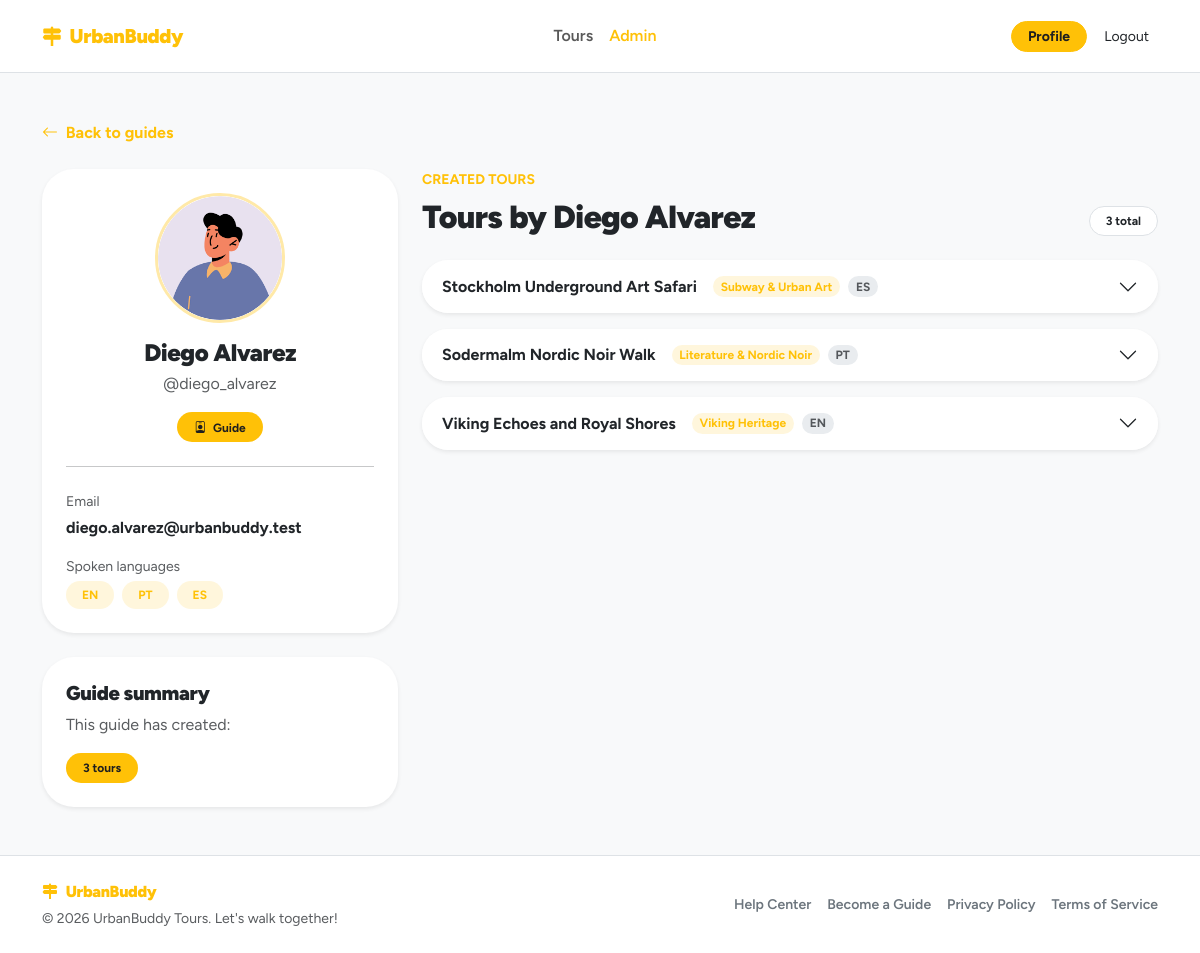
The app's page /admin/guides/demo-guide-diego (signed in) with its own data.
### tables this page shows
CREATE TABLE "users" (
	"id"	TEXT,
	"email"	TEXT NOT NULL UNIQUE,
	"password_hash"	TEXT NOT NULL,
	"first_name"	TEXT NOT NULL,
	"last_name"	TEXT NOT NULL,
	"username"	TEXT NOT NULL,
	"role"	BLOB NOT NULL CHECK("role" IN ('guide', 'participant', 'admin')),
	"created_at"	TEXT DEFAULT CURRENT_TIMESTAMP,
	"updated_at"	TEXT DEFAULT CURRENT_TIMESTAMP,
	"profile_photo"	TEXT,
	PRIMARY KEY("id")
);

CREATE TABLE tours (
    id TEXT PRIMARY KEY,  -- UUID
    guide_id TEXT NOT NULL, -- FK verso UUID
    theme_id INTEGER NOT NULL,
    language_id INTEGER NOT NULL,
    title TEXT NOT NULL,
    description TEXT NOT NULL,
    meeting_point TEXT NOT NULL,
    duration INTEGER NOT NULL,
    max_participants INTEGER NOT NULL,
    is_deleted INTEGER DEFAULT 0 CHECK(is_deleted IN (0, 1)),
    created_at TEXT DEFAULT CURRENT_TIMESTAMP,
    updated_at TEXT DEFAULT CURRENT_TIMESTAMP,
    FOREIGN KEY (guide_id) REFERENCES users(id) ON DELETE CASCADE,
    FOREIGN KEY (theme_id) REFERENCES themes(id) ON DELETE RESTRICT,
    FOREIGN KEY (language_id) REFERENCES languages(id) ON DELETE RESTRICT
);

CREATE TABLE themes (
    id INTEGER PRIMARY KEY AUTOINCREMENT, -- Manteniamo autoincrement (Tabella di dominio)
    name TEXT UNIQUE NOT NULL,
	slug TEXT UNIQUE NOT NULL,
    icon TEXT,
    created_at TEXT DEFAULT CURRENT_TIMESTAMP
, primary_color TEXT DEFAULT '#ffc107');

### app/admin/routes.py (the view)
@admin_bp.route("/guides/<guide_id>")
@login_required
def guide_detail(guide_id):
    require_admin()
    page_data = build_admin_guide_detail_page_data(guide_id)
    return render_template(
        "admin/guide_detail.html",
        **page_data,
    )

### app/admin/utils.py (called while the page is built)
def require_admin():
    if current_user.role != "admin":
        abort(403)

def get_user_full_name(user):
    full_name = f"{user.first_name} {user.last_name}".strip()
    if full_name:
        return full_name
    if user.username:
        return user.username
    return user.email

def build_language_labels(languages):
    labels = []
    for language in languages:
        labels.append(get_language_label(language))
    return labels

def get_guide_or_404(guide_id):
    guide = UsersDAO.get_user_by_id(guide_id)
    if guide is None:
        abort(404)
    if guide.role != "guide":
        abort(404)
    return guide

def build_schedule_label(slots):
    if not slots:
        return "No schedule"
    parts = []
    for slot in slots:
        day_label = format_weekday(slot.day_of_week)
        start_time = normalize_time(slot.start_time) or "Time not specified"
        parts.append(f"{day_label} at {start_time}")
    return " · ".join(parts)

def build_stop_items(stops):
    stop_items = []
    for stop in stops:
        stop_items.append({
            "name": stop.stop_name,
            "description": stop.description,
            "order": stop.stop_order,
        })
    return stop_items

def build_admin_guide_profile(guide):
    languages = LanguagesDAO.list_languages_by_guide(guide.id)
    return {
        "id": guide.id,
        "first_name": guide.first_name,
        "last_name": guide.last_name,
        "username": guide.username,
        "email": guide.email,
        "profile_photo": guide.profile_photo,
        "full_name": get_user_full_name(guide),
        "languages": build_language_labels(languages),
    }

def build_admin_guide_detail_page_data(guide_id):
    guide = get_guide_or_404(guide_id)
    tours = ToursDAO.list_tours_by_guide(guide.id)
    tour_items = []
    for tour in tours:
        tour_items.append(build_admin_tour_item(tour))
    return {
        "city_name": CITY_NAME,
        "guide": build_admin_guide_profile(guide),
        "tours": tour_items,
        "tours_count": len(tour_items),
    }

### app/auth/dao.py (called while the page is built)
    @staticmethod
    def _get_guide_language_ids(guide_id: str):
        db = get_db()
        rows = db.execute(
            """
            SELECT language_id
            FROM guide_languages
            WHERE guide_id = ?
            """,
            (guide_id,)
        ).fetchall()
        return [row["language_id"] for row in rows]

### app/auth/routes.py (called while the page is built)
@login_manager.user_loader
def load_user(user_id):
    return UsersDAO.get_user_by_id(user_id)

### app/templates/admin/guide_detail.html (shortened to what this page needs)
{% extends "base.html" %}
{% block content %}
<section class="py-5">
    <div class="container">
        <nav class="mb-4">
            <a href="{{ url_for('admin.guides') }}" class="text-decoration-none fw-bold ub-link">
                <i class="bi bi-arrow-left me-1"></i>
                Back to guides
            </a>
        </nav>
        <div class="row g-4 align-items-start">
            <aside class="col-lg-4">
                <div class="sticky-aside">
                    <article class="card border-0 shadow-sm rounded-5 mb-4">
                        <div class="card-body p-4 text-center">
                            {% if guide.profile_photo %}
                                <img
                                    src="{{ url_for('static', filename='uploads/pics/' ~ guide.profile_photo) }}"
                                    alt="{{ guide.full_name }}"
                                    class="rounded-circle object-fit-cover border border-3 ub-border mb-3"
                                    style="width: 130px; height: 130px;"
                                >
                            {% else %}
                                <span class="ub-icon-soft ub-icon-lg fs-3 mb-3">
                                    <i class="bi bi-person"></i>
                                </span>
                            {% endif %}
                            <h1 class="h4 fw-black mb-1">
                                {{ guide.full_name }}
                            </h1>
                            <p class="text-body-secondary mb-3">
                                @{{ guide.username }}
                            </p>
                            <span class="badge rounded-pill ub-badge px-3 py-2">
                                <i class="bi bi-person-badge me-1"></i>
                                Guide
                            </span>
                            <hr class="my-4">
                            <div class="text-start">
                                <p class="small text-body-secondary mb-1">
                                    Email
                                </p>
                                <p class="fw-bold mb-3">
                                    {{ guide.email }}
                                </p>
                                <p class="small text-body-secondary mb-1">
                                    Spoken languages
                                </p>
                                {% if guide.languages %}
                                    <div class="d-flex flex-wrap gap-2">
                                        {% for language in guide.languages %}
                                            <span class="badge rounded-pill ub-badge-soft px-3 py-2">
                                                {{ language }}
                                            </span>
                                        {% endfor %}
                                    </div>
                                {% else %}
                                    <p class="text-body-secondary small mb-0">
                                        No languages selected.
                                    </p>
                                {% endif %}
                            </div>
                        </div>
                    </article>
                    <section class="card border-0 shadow-sm rounded-5">
                        <div class="card-body p-4">
                            <h2 class="h5 fw-black mb-2">
                                Guide summary
                            </h2>
                            <p class="text-body-secondary mb-3">
                                This guide has created:
                            </p>
                            <span class="badge rounded-pill ub-badge px-3 py-2">
                                {{ tours_count }} tour{% if tours_count != 1 %}s{% endif %}
                            </span>
                        </div>
                    </section>
                </div>
            </aside>
            <div class="col-lg-8">
                <header class="d-flex flex-wrap align-items-end justify-content-between gap-3 mb-4">
                    <div>
                        <span class="small text-uppercase fw-bold ub-text d-block mb-2">
                            Created tours
                        </span>
                        <h2 class="fw-black mb-0">
                            Tours by {{ guide.full_name }}
                        </h2>
                    </div>
                    <span class="badge rounded-pill bg-white text-dark border px-3 py-2">
                        {{ tours_count }} total
                    </span>
                </header>
                {% if tours %}
                    <div class="accordion vstack gap-3" id="guideToursAccordion">
                        {% for tour in tours %}
                            <article class="accordion-item border-0 shadow-sm rounded-5 overflow-hidden">
                                <h3 class="accordion-header" id="tourHeading-{{ tour.id }}">
                                    <button
                                        class="accordion-button collapsed fw-bold bg-white"
                                        type="button"
                                        data-bs-toggle="collapse"
                                        data-bs-target="#tourCollapse-{{ tour.id }}"
                                        aria-expanded="false"
                                        aria-controls="tourCollapse-{{ tour.id }}"
                                    >
                                        <span class="me-3">
                                            {{ tour.title }}
                                        </span>
                                        <span class="badge rounded-pill ub-badge-soft me-2">
                                            {{ tour.theme }}
                                        </span>
                                        <span class="badge rounded-pill bg-body-secondary text-body-secondary">
                                            {{ tour.language }}
                                        </span>
                                    </button>
                                </h3>
                            </article>
                        {% endfor %}
                    </div>
                {% endif %}
            </div>
        </div>
    </div>
</section>
{% endblock %}

### app/static/style.css (style rules this page uses)
:root { --bs-body-font-family: "Figtree", system-ui, -apple-system, "Segoe UI", Roboto, sans-serif; --ub-primary: #ffc107; --ub-primary-rgb: 255, 193, 7; --ub-on-primary: #1f1f1f; --ub-primary-soft-opacity: 0.18; }
.fw-black { font-weight: 900; letter-spacing: -0.02em; }
.ub-text { color: var(--ub-primary) !important; }
.ub-link { color: var(--ub-primary); }
.ub-border { border-color: rgba(var(--ub-primary-rgb), 0.35) !important; }
.ub-badge { color: var(--ub-on-primary); background-color: var(--ub-primary); border: 1px solid rgba(var(--ub-primary-rgb), 0.35); }
.ub-badge-soft { color: var(--ub-primary); background-color: rgba(var(--ub-primary-rgb), 0.14); }
.sticky-aside { position: sticky; top: 90px; }

### records on screen
users: profile_photo (placeholder picture), username "diego_alvarez", email "diego.alvarez@urbanbuddy.test"
tours: title "Stockholm Underground Art Safari"
themes: theme "Subway & Urban Art"
tours: title "Sodermalm Nordic Noir Walk"
themes: theme "Literature & Nordic Noir"
tours: title "Viking Echoes and Royal Shores"
themes: theme "Viking Heritage"

### other values on screen
{{ guide.full_name }} "Diego Alvarez"
{{ language }} "EN" "PT" "ES"
{{ tours_count }} "3"
{{ tour.language }} "ES" "PT" "EN"
